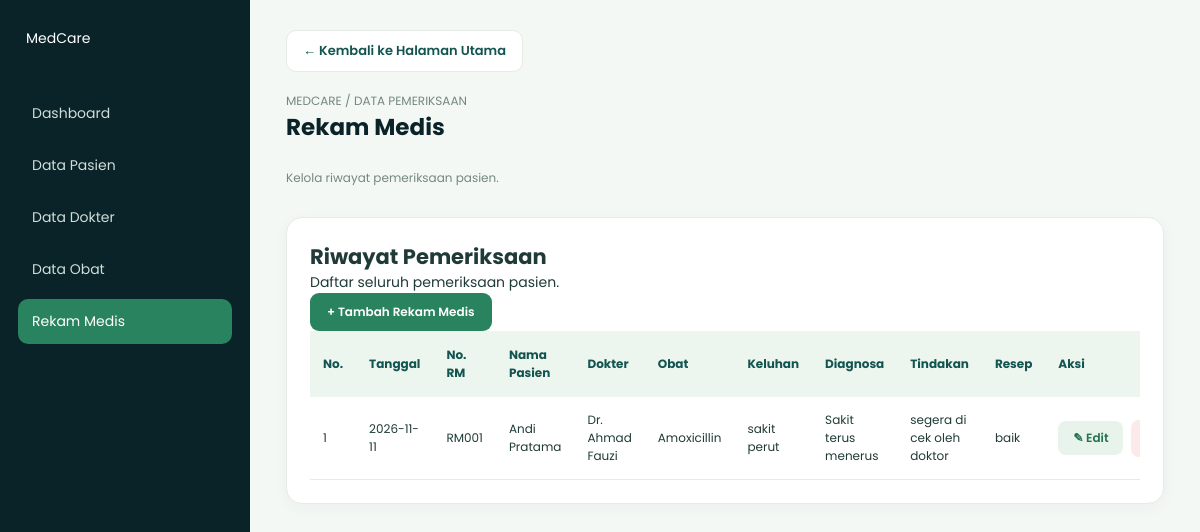
The app's page /rekam_medis/index.php with its own data.
### tables this page shows
CREATE TABLE `rekam_medis` (
  `id_rekam` int(11) NOT NULL,
  `id_pasien` int(11) NOT NULL,
  `id_dokter` int(11) NOT NULL,
  `id_obat` int(11) NOT NULL,
  `tanggal_periksa` date NOT NULL,
  `keluhan` text DEFAULT NULL,
  `diagnosa` text DEFAULT NULL,
  `tindakan` text DEFAULT NULL,
  `resep` varchar(100) DEFAULT NULL
);

CREATE TABLE `pasien` (
  `id_pasien` int(11) NOT NULL,
  `no_rm` varchar(20) NOT NULL,
  `nama_pasien` varchar(100) NOT NULL,
  `jenis_kelamin` enum('L','P') NOT NULL,
  `tanggal_lahir` date NOT NULL,
  `alamat` text DEFAULT NULL
);

CREATE TABLE `dokter` (
  `id_dokter` int(11) NOT NULL,
  `nama_dokter` varchar(100) NOT NULL,
  `spesialisasi` varchar(50) NOT NULL
);

CREATE TABLE `obat` (
  `id_obat` int(11) NOT NULL,
  `nama_obat` varchar(100) NOT NULL,
  `satuan` varchar(30) NOT NULL,
  `stok` int(11) NOT NULL DEFAULT 0
);

### rekam_medis/index.php (the view, shortened to what this page needs)
<?php
include '../koneksi.php';
$query = mysqli_query($conn, "
    SELECT
        rekam_medis.*,
        pasien.nama_pasien,
        pasien.no_rm,
        dokter.nama_dokter,
        obat.nama_obat
    FROM rekam_medis
    JOIN pasien ON rekam_medis.id_pasien = pasien.id_pasien
    JOIN dokter ON rekam_medis.id_dokter = dokter.id_dokter
    JOIN obat ON rekam_medis.id_obat = obat.id_obat
    ORDER BY rekam_medis.id_rekam DESC
");
function e($value) {
    return htmlspecialchars($value ?? '', ENT_QUOTES, 'UTF-8');
}
?>
<!DOCTYPE html>
<html lang="id">
<head>
    <link rel="stylesheet" href="../style.css">
</head>
<body>
<div class="layout">
    <aside class="sidebar">
        <div class="brand">MedCare</div>
        <nav>
            <a href="../index.php" class="nav-link">Dashboard</a>
            <a href="../pasien/" class="nav-link">Data Pasien</a>
            <a href="../dokter/" class="nav-link">Data Dokter</a>
            <a href="../obat/" class="nav-link">Data Obat</a>
            <a href="index.php" class="nav-link active">Rekam Medis</a>
        </nav>
    </aside>
    <main class="main-content">
        <a href="../index.php" class="back-link">
        ← Kembali ke Halaman Utama
        </a>
        <div class="topbar">
            <div>
                <p class="page-subtitle">MEDCARE / DATA PEMERIKSAAN</p>
                <h1 class="page-title">Rekam Medis</h1>
                <p>Kelola riwayat pemeriksaan pasien.</p>
            </div>
        </div>
        <section class="content-card">
            <div class="card-header">
                <div>
                    <h2>Riwayat Pemeriksaan</h2>
                    <p>Daftar seluruh pemeriksaan pasien.</p>
                </div>
                <a href="tambah.php" class="btn">+ Tambah Rekam Medis</a>
            </div>
            <div class="table-wrapper">
                <table>
                    <thead>
                        <tr>
                            <th>No.</th>
                            <th>Tanggal</th>
                            <th>No. RM</th>
                            <th>Nama Pasien</th>
                            <th>Dokter</th>
                            <th>Obat</th>
                            <th>Keluhan</th>
                            <th>Diagnosa</th>
                            <th>Tindakan</th>
                            <th>Resep</th>
                            <th>Aksi</th>
                        </tr>
                    </thead>
                    <tbody>
                        <?php if (mysqli_num_rows($query) > 0): ?>
                            <?php $no = 1; ?>
                            <?php while ($data = mysqli_fetch_assoc($query)): ?>
                                <tr>
                                    <td><?= $no++; ?></td>
                                    <td><?= e($data['tanggal_periksa']); ?></td>
                                    <td><?= e($data['no_rm']); ?></td>
                                    <td><?= e($data['nama_pasien']); ?></td>
                                    <td><?= e($data['nama_dokter']); ?></td>
                                    <td><?= e($data['nama_obat']); ?></td>
                                    <td><?= e($data['keluhan']); ?></td>
                                    <td><?= e($data['diagnosa']); ?></td>
                                    <td><?= e($data['tindakan']); ?></td>
                                    <td><?= e($data['resep']); ?></td>
                                    <td>
<div class="action-buttons">
    <a href="edit.php?id=<?= $data['id_rekam']; ?>"
       class="action-btn action-edit">
        ✎ Edit
    </a>
    <button type="button"
        class="action-btn action-delete"
        onclick="bukaModal(<?= $data['id_rekam']; ?>)">
    </button>
</div>
                                    </td>
                                </tr>
                            <?php endwhile; ?>
                        <?php endif; ?>
                    </tbody>
                </table>
            </div>
        </section>
    </main>
</div>
</body>
</html>

### style.css (style rules this page uses)
:root { --dark: #092328; --teal: #12544F; --green: #2A835F; --sage: #8BBB92; --background: #F4F8F5; --white: #FFFFFF; --text: #203B37; --muted: #758780; --border: #E3ECE5; --danger: #D9534F; }
* { margin: 0; padding: 0; box-sizing: border-box; }
body { font-family: 'Poppins', sans-serif; background: var(--background); color: var(--text); font-size: 14px; }
a { text-decoration: none; color: inherit; }
.layout { display: flex; min-height: 100vh; }
.sidebar { width: 250px; background: var(--dark); color: white; padding: 28px 18px; flex-shrink: 0; }
.brand { display: flex; align-items: center; gap: 12px; margin-bottom: 42px; padding: 0 8px; }
.nav-link { display: block; padding: 12px 14px; border-radius: 10px; color: #D0DDD8; margin-bottom: 7px; transition: .2s; }
.nav-link:hover, .nav-link.active { background: var(--green); color: white; }
.main-content { flex: 1; padding: 30px 36px; min-width: 0; }
.topbar { display: flex; justify-content: space-between; align-items: center; margin-bottom: 30px; gap: 15px; }
.topbar h1 { font-size: 23px; color: var(--dark); }
.topbar p { color: var(--muted); font-size: 12px; }
.page-title { margin-bottom: 25px; }
.stat-card, .content-card { background: var(--white); padding: 23px; border-radius: 16px; border: 1px solid var(--border); box-shadow: 0 4px 15px rgba(9,35,40,.04); }
.btn { display: inline-block; padding: 10px 17px; border: none; border-radius: 9px; background: var(--green); color: white; font-family: inherit; font-size: 12px; font-weight: 600; cursor: pointer; transition: .2s; }
.table-wrapper { overflow-x: auto; }
table { width: 100%; border-collapse: collapse; background: white; min-width: 650px; }
th { background: #EDF5EF; color: var(--teal); text-align: left; font-size: 12px; padding: 15px 13px; }
td { padding: 14px 13px; border-bottom: 1px solid var(--border); font-size: 12px; }
.main-content { animation: pageFadeIn 0.45s ease; }
.content-card, .form-card { animation: cardAppear 0.5s ease; transition: box-shadow 0.3s ease, transform 0.3s ease; }
.back-link { display: inline-flex; align-items: center; gap: 9px; padding: 10px 16px; margin-bottom: 20px; border-radius: 10px; background: #FFFFFF; color: #12544F; border: 1px solid #E3ECE5; text-decoration: none; font-size: 13px; font-weight: 600; transition: all 0.25s ease; }
.action-buttons { display: flex; align-items: center; gap: 8px; white-space: nowrap; }
.action-btn { display: inline-flex; justify-content: center; align-items: center; min-width: 65px; padding: 8px 12px; border: none; border-radius: 8px; text-decoration: none; font-family: inherit; font-size: 12px; font-weight: 600; cursor: pointer; transition: all 0.25s ease; }
.action-edit { background: #E8F3EC; color: #23734F; }
.action-delete { background: #FCEAEA; color: #C64242; }
.btn, .btn-secondary, .action-btn { transition: all 0.25s ease; }
tbody tr { transition: background 0.2s ease; }
.nav-link { transition: all 0.25s ease; }

### records on screen
rekam_medis: tanggal_periksa "2026-11-11", id_pasien.no_rm "RM001", id_pasien.nama_pasien "Andi Pratama", id_dokter.nama_dokter "Dr. Ahmad Fauzi", id_obat.nama_obat "Amoxicillin", keluhan "sakit perut", diagnosa "Sakit terus menerus", tindakan "segera di cek oleh doktor", resep "baik"
